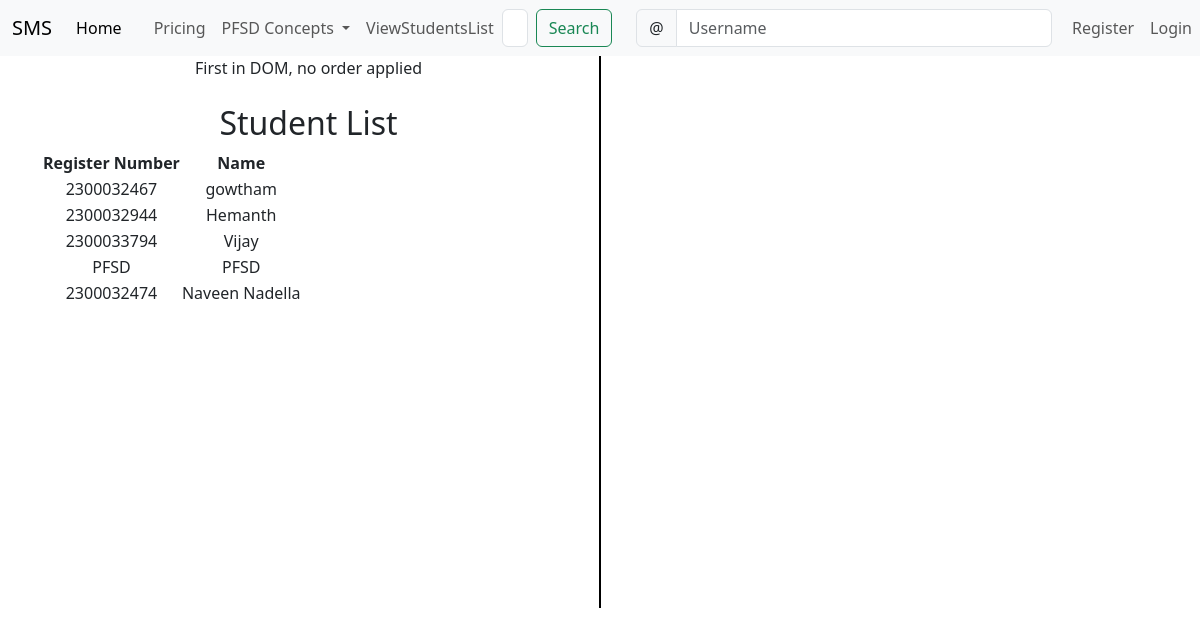
The page /student_list/ on the database its author committed.
### adminapp/models.py (models this page shows, shortened)
class StudentList(models.Model):
    Register_Number = models.CharField(max_length=20, unique=True)
    Name = models.CharField(max_length=100)
    user = models.OneToOneField(User, on_delete=models.CASCADE, null=True)

### adminapp/views.py (the view)
# urls.py: path('student_list/', views.student_list, name='student_list'),
def student_list(request):
    students = StudentList.objects.all()
    return render(request, 'adminapp/student_list.html', {'students': students})

### templates/adminapp/student_list.html (shortened to what this page needs)
{% extends 'Navbar/ProjectNavbar.html' %}
{% load static %}
{% block body %}
<div class="container text-center">
  <div class="row">
    <div class="col">
      First in DOM, no order applied
        <br><br>
            <h2>Student List</h2>
<table>
    <tr>
        <th>Register Number</th>
        <th>Name</th>
    </tr>
    {% for student in students %}
    <tr>
        <td>{{ student.Register_Number }}</td>
        <td>{{  student.Name }}</td>
    </tr>
    {% endfor %}
</table>
    </div>
      <br><br><br><br><br><br><br><br><br><br><br><br><br><br><br><br>
      <br><br><br><br><br><br><br>
       <div class="col-auto d-flex align-items-center">
      <div style="border-left: 2px solid black; height: 100%;"></div>
    </div>
    <div class="col">
        <br><br>
    </div>
  </div>
</div>
{% endblock %}

### rows shown on the page
StudentList: Register_Number "2300032467", Name "gowtham"
StudentList: Register_Number "2300032944", Name "Hemanth"
StudentList: Register_Number "2300033794", Name "Vijay"
StudentList: Register_Number "PFSD", Name "PFSD"
StudentList: Register_Number "2300032474", Name "Naveen Nadella"
